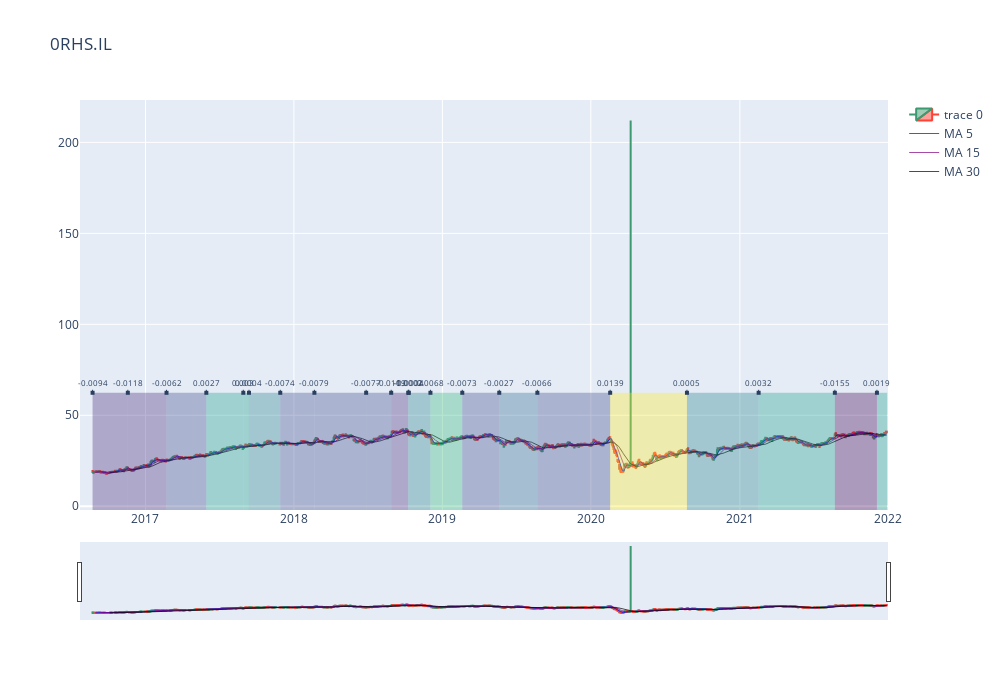

The code cell stored with this chart in its notebook:
### Code cell
df_Other_insurers = sentiment_analysis_df_with_price[sentiment_analysis_df_with_price['Group']=='Other insurers']
# df_Global_Commercial['ticker'].unique()
df_Other_insurers_0RHSIL = df_Other_insurers[df_Other_insurers['ticker']=='0RHS.IL']
stock_sentiment_plot(df_Other_insurers_0RHSIL[['date','WA_sentiment']],'0RHS.IL')

### Figure 1 — Plotly figure (JSON) as saved in the notebook; plotly's stock layout.template omitted (floating-point values rounded to 4 significant figures; data arrays with more than 128 entries replaced by an {"elided": "..."} marker saying what was removed)
{"data": [{"close": {"elided": "1354 float values"}, "high": {"elided": "1354 float values"}, "low": {"elided": "1354 float values"}, "open": {"elided": "1354 float values"}, "type": "candlestick", "x": {"elided": "1354 str values"}}, {"line": {"color": "blue", "width": 1}, "name": "MA 5", "opacity": 0.7, "type": "scatter", "x": {"elided": "1354 str values"}, "y": {"elided": "1354 float values"}}, {"line": {"color": "purple", "width": 1}, "name": "MA 15", "opacity": 0.7, "type": "scatter", "x": {"elided": "1354 str values"}, "y": {"elided": "1354 float values"}}, {"line": {"color": "black", "width": 1}, "name": "MA 30", "opacity": 0.7, "type": "scatter", "x": {"elided": "1354 str values"}, "y": {"elided": "1354 float values"}}], "layout": {"annotations": [{"arrowhead": 7, "ax": 0, "ay": -10, "font": {"size": 8}, "showarrow": true, "text": "-0.0094", "x": "2016-08-24", "y": 62.37}, {"arrowhead": 7, "ax": 0, "ay": -10, "font": {"size": 8}, "showarrow": true, "text": "-0.0118", "x": "2016-11-18", "y": 62.37}, {"arrowhead": 7, "ax": 0, "ay": -10, "font": {"size": 8}, "showarrow": true, "text": "-0.0062", "x": "2017-02-22", "y": 62.37}, {"arrowhead": 7, "ax": 0, "ay": -10, "font": {"size": 8}, "showarrow": true, "text": "0.0027", "x": "2017-05-31", "y": 62.37}, {"arrowhead": 7, "ax": 0, "ay": -10, "font": {"size": 8}, "showarrow": true, "text": "0.003", "x": "2017-08-30", "y": 62.37}, {"arrowhead": 7, "ax": 0, "ay": -10, "font": {"size": 8}, "showarrow": true, "text": "0.0004", "x": "2017-09-13", "y": 62.37}, {"arrowhead": 7, "ax": 0, "ay": -10, "font": {"size": 8}, "showarrow": true, "text": "-0.0074", "x": "2017-11-29", "y": 62.37}, {"arrowhead": 7, "ax": 0, "ay": -10, "font": {"size": 8}, "showarrow": true, "text": "-0.0079", "x": "2018-02-21", "y": 62.37}, {"arrowhead": 7, "ax": 0, "ay": -10, "font": {"size": 8}, "showarrow": true, "text": "-0.0077", "x": "2018-06-28", "y": 62.37}, {"arrowhead": 7, "ax": 0, "ay": -10, "font": {"size": 8}, "showarrow": true, "text": "-0.0119", "x": "2018-08-29", "y": 62.37}, {"arrowhead": 7, "ax": 0, "ay": -10, "font": {"size": 8}, "showarrow": true, "text": "-0.0002", "x": "2018-10-10", "y": 62.37}, {"arrowhead": 7, "ax": 0, "ay": -10, "font": {"size": 8}, "showarrow": true, "text": "-0.0004", "x": "2018-10-11", "y": 62.37}, {"arrowhead": 7, "ax": 0, "ay": -10, "font": {"size": 8}, "showarrow": true, "text": "0.0068", "x": "2018-12-04", "y": 62.37}, {"arrowhead": 7, "ax": 0, "ay": -10, "font": {"size": 8}, "showarrow": true, "text": "-0.0073", "x": "2019-02-20", "y": 62.37}, {"arrowhead": 7, "ax": 0, "ay": -10, "font": {"size": 8}, "showarrow": true, "text": "-0.0027", "x": "2019-05-22", "y": 62.37}, {"arrowhead": 7, "ax": 0, "ay": -10, "font": {"size": 8}, "showarrow": true, "text": "-0.0066", "x": "2019-08-23", "y": 62.37}, {"arrowhead": 7, "ax": 0, "ay": -10, "font": {"size": 8}, "showarrow": true, "text": "0.0139", "x": "2020-02-19", "y": 62.37}, {"arrowhead": 7, "ax": 0, "ay": -10, "font": {"size": 8}, "showarrow": true, "text": "0.0005", "x": "2020-08-26", "y": 62.37}, {"arrowhead": 7, "ax": 0, "ay": -10, "font": {"size": 8}, "showarrow": true, "text": "0.0032", "x": "2021-02-18", "y": 62.37}, {"arrowhead": 7, "ax": 0, "ay": -10, "font": {"size": 8}, "showarrow": true, "text": "-0.0155", "x": "2021-08-25", "y": 62.37}, {"arrowhead": 7, "ax": 0, "ay": -10, "font": {"size": 8}, "showarrow": true, "text": "0.0019", "x": "2021-12-07", "y": 62.37}], "height": 700, "shapes": [{"fillcolor": "#482878", "line": {"width": 0}, "opacity": 0.35, "type": "rect", "x0": "2016-08-24", "x1": "2016-11-18", "y0": -2.059, "y1": 62.37}, {"fillcolor": "#482878", "line": {"width": 0}, "opacity": 0.35, "type": "rect", "x0": "2016-11-18", "x1": "2017-02-22", "y0": -2.059, "y1": 62.37}, {"fillcolor": "#3e4989", "line": {"width": 0}, "opacity": 0.35, "type": "rect", "x0": "2017-02-22", "x1": "2017-05-31", "y0": -2.059, "y1": 62.37}, {"fillcolor": "#1f9e89", "line": {"width": 0}, "opacity": 0.35, "type": "rect", "x0": "2017-05-31", "x1": "2017-08-30", "y0": -2.059, "y1": 62.37}, {"fillcolor": "#1f9e89", "line": {"width": 0}, "opacity": 0.35, "type": "rect", "x0": "2017-08-30", "x1": "2017-09-13", "y0": -2.059, "y1": 62.37}, {"fillcolor": "#26828e", "line": {"width": 0}, "opacity": 0.35, "type": "rect", "x0": "2017-09-13", "x1": "2017-11-29", "y0": -2.059, "y1": 62.37}, {"fillcolor": "#3e4989", "line": {"width": 0}, "opacity": 0.35, "type": "rect", "x0": "2017-11-29", "x1": "2018-02-21", "y0": -2.059, "y1": 62.37}, {"fillcolor": "#3e4989", "line": {"width": 0}, "opacity": 0.35, "type": "rect", "x0": "2018-02-21", "x1": "2018-06-28", "y0": -2.059, "y1": 62.37}, {"fillcolor": "#3e4989", "line": {"width": 0}, "opacity": 0.35, "type": "rect", "x0": "2018-06-28", "x1": "2018-08-29", "y0": -2.059, "y1": 62.37}, {"fillcolor": "#482878", "line": {"width": 0}, "opacity": 0.35, "type": "rect", "x0": "2018-08-29", "x1": "2018-10-10", "y0": -2.059, "y1": 62.37}, {"fillcolor": "#26828e", "line": {"width": 0}, "opacity": 0.35, "type": "rect", "x0": "2018-10-10", "x1": "2018-10-11", "y0": -2.059, "y1": 62.37}, {"fillcolor": "#26828e", "line": {"width": 0}, "opacity": 0.35, "type": "rect", "x0": "2018-10-11", "x1": "2018-12-04", "y0": -2.059, "y1": 62.37}, {"fillcolor": "#35b779", "line": {"width": 0}, "opacity": 0.35, "type": "rect", "x0": "2018-12-04", "x1": "2019-02-20", "y0": -2.059, "y1": 62.37}, {"fillcolor": "#3e4989", "line": {"width": 0}, "opacity": 0.35, "type": "rect", "x0": "2019-02-20", "x1": "2019-05-22", "y0": -2.059, "y1": 62.37}, {"fillcolor": "#31688e", "line": {"width": 0}, "opacity": 0.35, "type": "rect", "x0": "2019-05-22", "x1": "2019-08-23", "y0": -2.059, "y1": 62.37}, {"fillcolor": "#3e4989", "line": {"width": 0}, "opacity": 0.35, "type": "rect", "x0": "2019-08-23", "x1": "2020-02-19", "y0": -2.059, "y1": 62.37}, {"fillcolor": "#fde725", "line": {"width": 0}, "opacity": 0.35, "type": "rect", "x0": "2020-02-19", "x1": "2020-08-26", "y0": -2.059, "y1": 62.37}, {"fillcolor": "#26828e", "line": {"width": 0}, "opacity": 0.35, "type": "rect", "x0": "2020-08-26", "x1": "2021-02-18", "y0": -2.059, "y1": 62.37}, {"fillcolor": "#1f9e89", "line": {"width": 0}, "opacity": 0.35, "type": "rect", "x0": "2021-02-18", "x1": "2021-08-25", "y0": -2.059, "y1": 62.37}, {"fillcolor": "#440154", "line": {"width": 0}, "opacity": 0.35, "type": "rect", "x0": "2021-08-25", "x1": "2021-12-07", "y0": -2.059, "y1": 62.37}, {"fillcolor": "#1f9e89", "line": {"width": 0}, "opacity": 0.35, "type": "rect", "x0": "2021-12-07", "x1": "2021-12-31", "y0": -2.059, "y1": 62.37}], "title": {"text": "0RHS.IL"}, "width": 1000, "xaxis": {"rangebreaks": [{"bounds": ["sat", "mon"], "values": {"elided": "601 str values"}}]}, "xaxis2": {"rangeslider": {"visible": false}}}}
